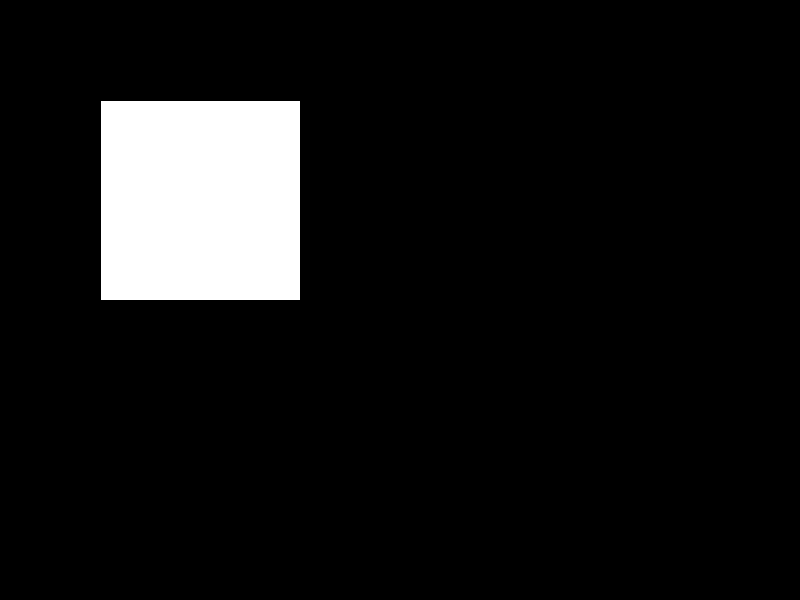
Frame 1 (no input)
Frame 60 (the mouse pressed at the canvas centre just before this capture): identical to frame 1, image omitted
Frame 120 (the mouse held since frame 60 and released just before this capture): identical to frame 1, image omitted

The Processing sketch that drew this single still picture (run headless with seeded random() and noise(); from frame 60 on, the mouse is pressed at the canvas centre):

// Processing sketch: troubleshootkey_d
// ── troubleshootkey_d.pde
// square assigned to different keypresses
// when key is pressed, certain parameters are changed

void setup () {
  size (800, 600);
}

int x = 200;
int y = 200;
void draw () {
  background (0);
  rect (100, 100, x, y);
  if (keyPressed) {
    if (key == 'b' || key == 'B') {
      x = int(random(0, 200));
    } else {
      x = 0;
    }
  }
}
